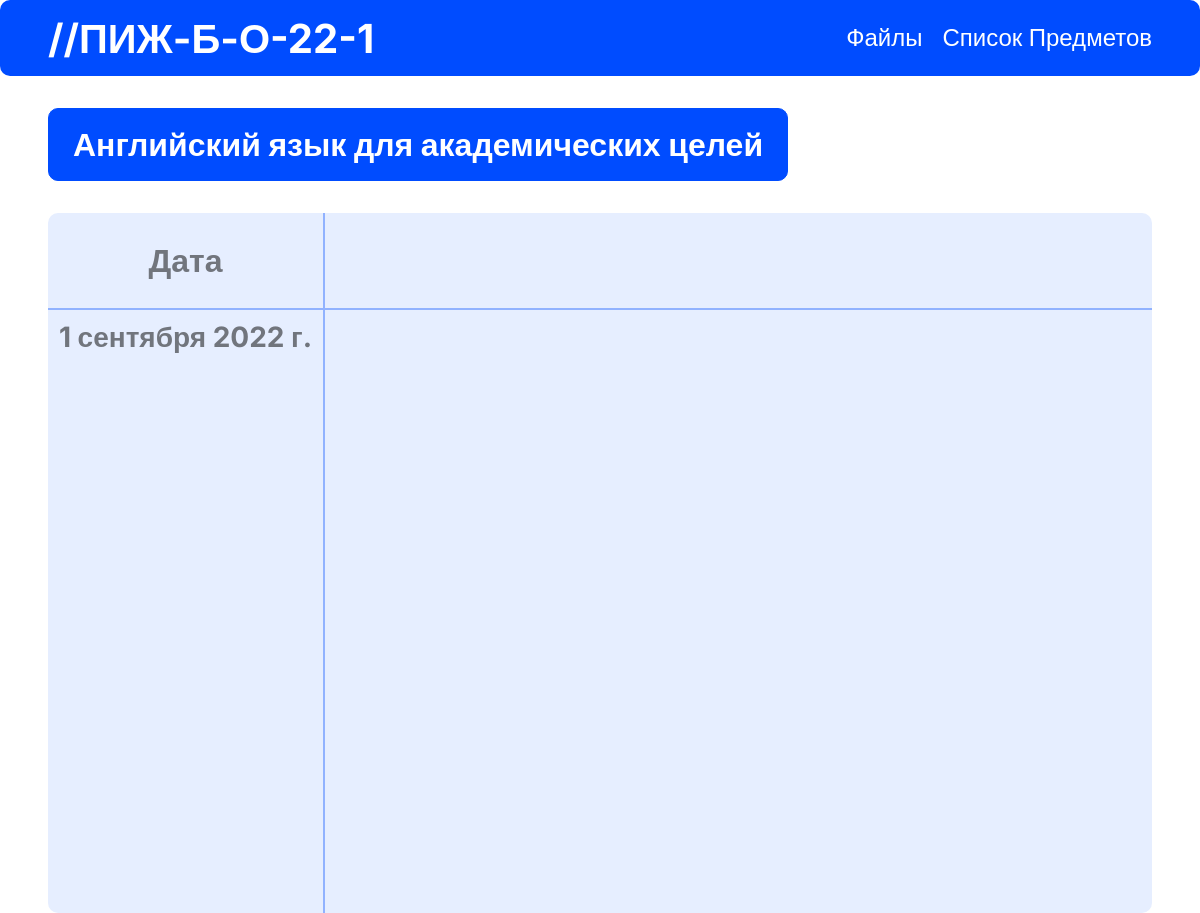
The app's page /disciplines/engacademic/ with its own data.
### main_page/models.py (models this page shows, shortened)
class Disciplines(models.Model):
    discipline = models.TextField(verbose_name='Предмет')
    eng_discipline = models.TextField(verbose_name='Предмет на англ')
    class Meta:
        verbose_name = 'Предмет'
        verbose_name_plural = 'Предметы'

class DisciplineHomeWork(models.Model):
    discipline = models.ForeignKey(Disciplines, on_delete=models.CASCADE,verbose_name='Домашка какого предмета')
    eng_discipline = models.TextField(verbose_name='Предмет на англ')
    actual_homework = models.TextField(verbose_name='Дз')
    actual_file = models.FileField(upload_to='homework', verbose_name='Дз файл', null=True, blank=True)
    date = models.DateField(verbose_name='Дата дз')
    class Meta:
        verbose_name = 'Все дз'
        verbose_name_plural = 'Все дз'

### main_page/views.py (the view)
# urls.py: re_path('^disciplines/(?P<discipline>.+)/$', views.discipline_page, name='discipline_page'),
def discipline_page(request, discipline):
    discipline_db = Disciplines.objects.get(eng_discipline=discipline)
    homework_db = DisciplineHomeWork.objects.filter(eng_discipline=discipline)
    if not homework_db:
        homework_db = DisciplineHomeWork.objects.filter(eng_discipline='test')
    return render(request, 'main_page/discipline_page.html', {"discipline":discipline_db,"homework":homework_db})

### main_page/templates/main_page/discipline_page.html (shortened to what this page needs)
{% extends 'main_page/shablon.html' %}
{% load static %}
{% block styles %}
    <link rel="stylesheet" href="{% static 'main_page/css/discipline_page-001.css' %}">
{% endblock %}
{% block content %}
    <div class="buttons">
        <div class="button_current button">
            <p class="h3">{{ discipline.discipline }}</p>
        </div>
    </div>
    <div class="schedule">
        <div class="schedule_left">
            <div class="left_top"><p class="h3">Дата</p></div>
            <div class="left_bottom">
                {% for homework_date in homework %}
                    <p onclick="hw_date('date_{{ homework_date.id }}','actual_{{ homework_date.id }}')" id="date_{{ homework_date.id }}" class="h4">{{ homework_date.date }}</p>
                {% endfor %}
            </div>
        </div>
        <div class="schedule_right">
            <div class="right_top"></div>
            <div id="right_bottom" class="right_bottom">
            </div>
        </div>
    </div>
{% endblock %}

### main_page/static/main_page/css/style-001.css (style rules this page uses)
* { padding:0;margin:0;border:0; }
*,*:before,*:after { -moz-box-sizing:border-box;-webkit-box-sizing:border-box;box-sizing:border-box; }
html,body { height:100%;width:100%;font-size:100%;line-height:1;font-size:14px;-ms-text-size-adjust:100%;-moz-text-size-adjust:100%;-webkit-text-size-adjust:100%; }
* { font-family:"Inter", sans-serif; }
p { cursor:default; }
h3,.h3 { font-size:32px;line-height:39px;font-weight:700;cursor:default; }
h4,.h4 { font-size:28px;line-height:39px;font-weight:700;cursor:default; }
:root { --BG_0:#FFF; --BG_1:#000; --BG_2:#004CFF; --BG_3:#E6EEFF; --BG_4:#91B2FF; --TC_0:#FFF; --TC_1:#000; --TC_2:#71757D; --TC_3:#2E6CFF; --TC_4:#5265f6; --TC_5:#03c2fc; --TC_6:#900ee7; }
.button { align-self:center;padding:16px 24px;border-radius:10px;background-color:var(--BG_2);color:var(--TC_0);border:1px solid var(--BG_2); }
.schedule_left { height:50%;width:25%;color:var(--TC_2);border-radius:10px 0px 0px 10px; }

### main_page/static/main_page/css/discipline_page-001.css (style rules this page uses)
.buttons { display:flex;flex-wrap:wrap; }
.schedule { height:700px;width:100%;margin-top:32px;background-color:var(--BG_3);border-radius:10px;display:flex;flex-direction:row; }
.schedule_left { height:100%;width:25%;color:var(--TC_2);border-radius:10px 0px 0px 10px; }
.schedule_right { height:100%;width:75%;border-radius:0px 10px 10px 0px; }
.left_top { display:flex;align-items:center;justify-content:center; }
.left_bottom { display:flex;flex-direction:column;align-items:center }
.left_top,.right_top { height:96px; }
.left_bottom,.right_bottom { height:604px; }
.left_top { border-bottom:1px solid var(--BG_4);border-right:1px solid var(--BG_4); }
.left_bottom { border-top:1px solid var(--BG_4);border-right:1px solid var(--BG_4); }
.right_top { border-bottom:1px solid var(--BG_4);border-left:1px solid var(--BG_4); }
.right_bottom { border-top:1px solid var(--BG_4);border-left:1px solid var(--BG_4);padding-left:8px;padding-top:8px; }
.left_bottom p { padding-top:8px;cursor:pointer; }

### records on screen
Disciplines: discipline "Английский язык для академических целей"
DisciplineHomeWork: date "1 сентября 2022 г."
